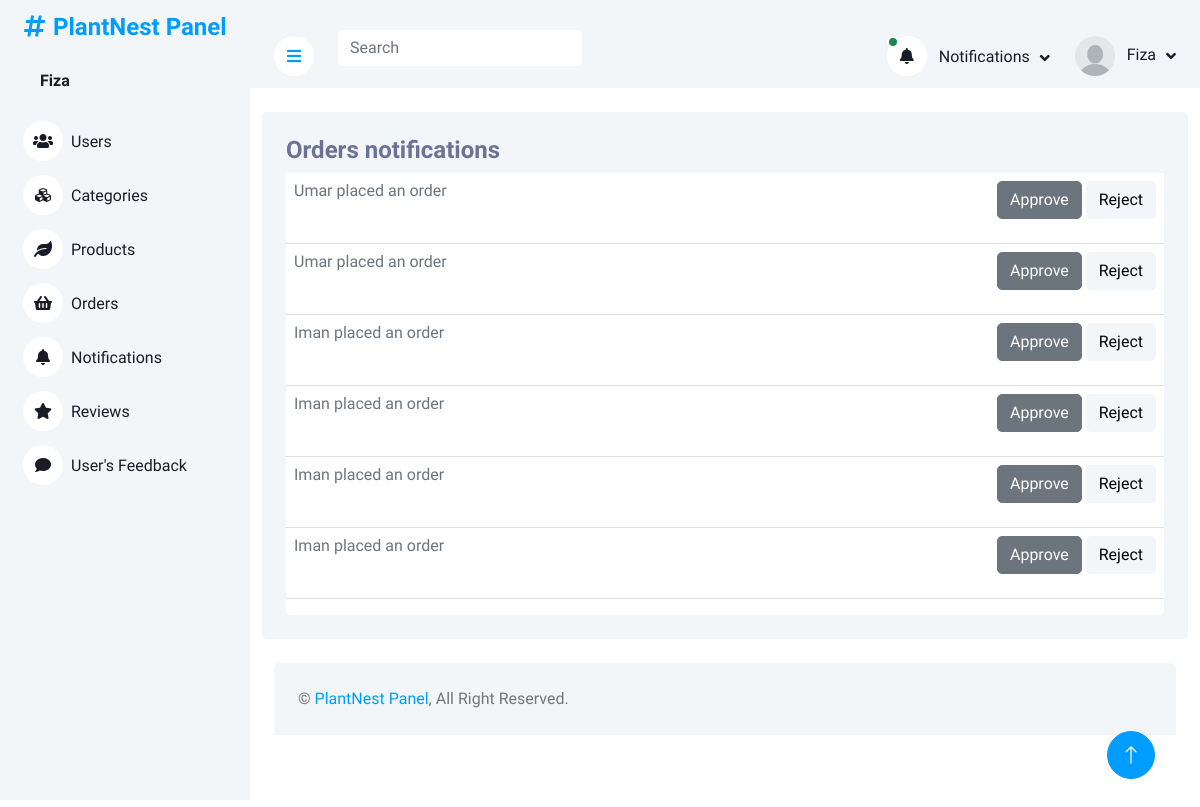
Page /adminPanel/notifications.php (signed in) on the earlier database version.
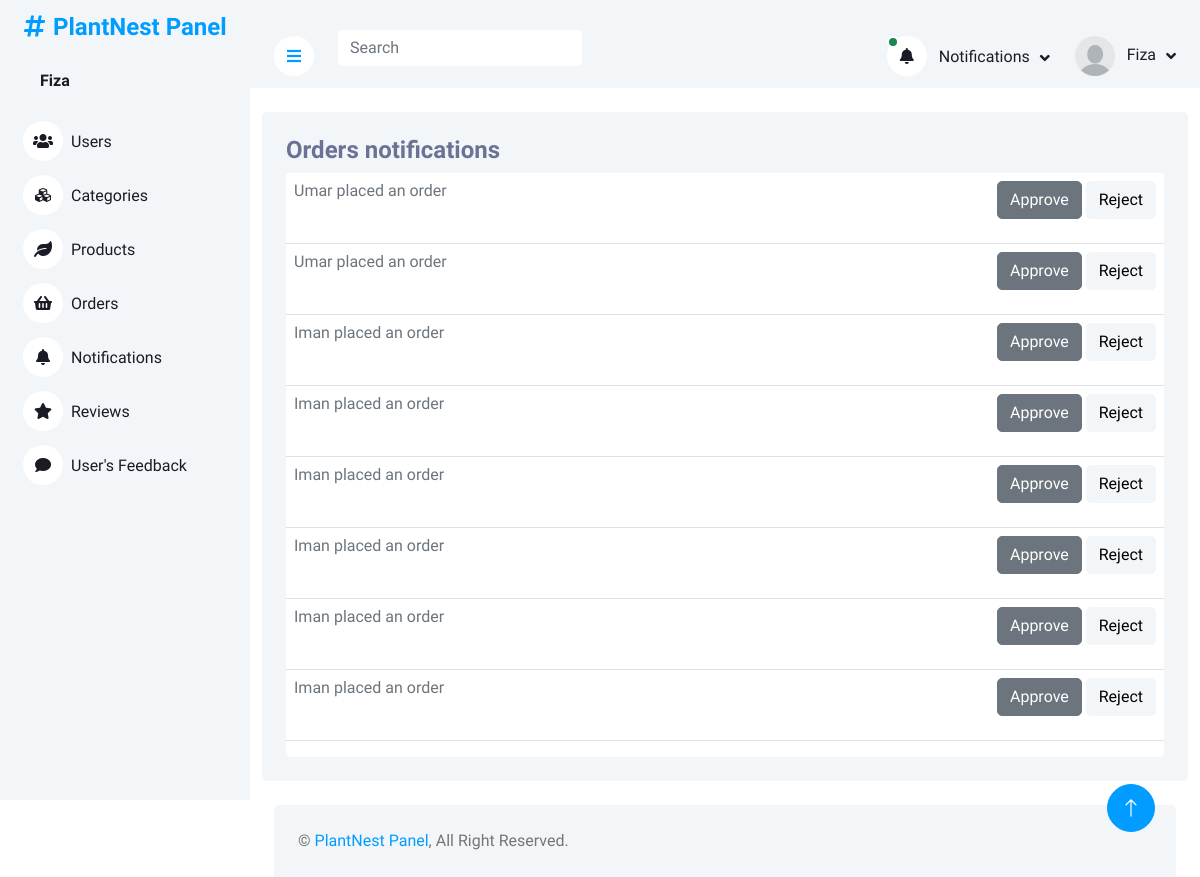
Same page on the later database version.
### tables this page shows
CREATE TABLE `orders` (
  `orderID` int(11) NOT NULL,
  `userID` int(11) DEFAULT NULL,
  `productID` int(11) DEFAULT NULL,
  `productQuantity` varchar(225) DEFAULT NULL,
  `orderDate` timestamp NULL DEFAULT current_timestamp(),
  `totalAmount` varchar(225) DEFAULT NULL,
  `orderStatus` enum('pending','approved','rejected') NOT NULL DEFAULT 'pending'
);

CREATE TABLE `users` (
  `userID` int(11) NOT NULL,
  `firstName` varchar(225) DEFAULT NULL,
  `lastName` varchar(225) DEFAULT NULL,
  `userEmail` varchar(225) NOT NULL,
  `userPassword` varchar(225) DEFAULT NULL
);

### adminPanel/notifications.php (the view, shortened to what the changed rows need)
<?php
include('header_admin.php')
?>
<div class="container pt-4">
    <div class="bg-light rounded p-4">
        <div class="row">
            <div class="col-12">
                <div class="bg-white rounded h-100 ">
                    <div class="table-responsive bg- ">
                        <table class="table">
                            <tbody>
                                <?php
                        $query = $pdo->query("SELECT * from orders INNER JOIN users on orders.userID = users.userID INNER JOIN products on orders.productID = products.productID where orderStatus = 'pending'");
                        $result = $query->fetchAll(PDO::FETCH_ASSOC);
                        foreach($result as $row){
                        ?>
                                <tr class="tr-row">
                                    <td class="d-flex justify-content-around">
                                        <span class="flex-grow-1">
                                            <a href="orders.php" class="link-secondary">
                                                <?php echo ucfirst($row['firstName'])?>
                                                placed an order
                                            </a>
                                        </span>
                                        <form method="post">
                                            <button class="approve-btn btn btn-secondary"
                                                name='order-approve-btn'
                                                onclick="approveRow(this)">Approve</button>
                                            <button class="reject-btn btn btn-light"
                                                name='order-reject-btn'
                                                onclick="rejectRow(this)">Reject</button>
                                        </form>
                                    </td>
                                </tr>
                                <?php
                        }if(empty($result)){
                            ?>
                                <tr>
                                    <td class="d-flex justify-content-center p-5">
                                            <p>
                                                No Orders
                                            </p>
                                    </td>
                                </tr>
                                <?php
                        }
                                       ?>
                            </tbody>
                        </table>
                    </div>
                </div>
            </div>
        </div>
    </div>
</div>
<?php
include('footer.php')
?>

### adminPanel/header_admin.php (shortened to what the changed rows need)
<?php
include("php/query.php");
?>
<!DOCTYPE html>
<html lang="en">
<head>
    <link href="https://cdnjs.cloudflare.com/ajax/libs/font-awesome/5.10.0/css/all.min.css" rel="stylesheet">
    <link href="https://cdn.jsdelivr.net/npm/bootstrap-icons@1.4.1/font/bootstrap-icons.css" rel="stylesheet">
    <link href="lib/owlcarousel/assets/owl.carousel.min.css" rel="stylesheet">
    <link href="lib/tempusdominus/css/tempusdominus-bootstrap-4.min.css" rel="stylesheet" />
    <link href="css/bootstrap.min.css" rel="stylesheet">
    <link href="css/style.css" rel="stylesheet">
</head>
<body>
    <div class="container-xxl position-relative bg-white d-flex p-0">
        <div class="sidebar pe-4 pb-3">
            <nav class="navbar bg-light navbar-light">
                <div class="d-flex align-items-center ms-4 mb-4">
                    <div class="ms-3">
                    <?php
                                 if(isset($_SESSION['Admin'])){
                                    $admin = $_SESSION['Admin'];
                                 foreach($admin as $value){
                                    $U_ID =   $value['adminID'];
                                  $query = $pdo->prepare("SELECT * FROM admins WHERE adminID = :iD ");
                                  $query->bindParam(':iD',  $U_ID);
                                  $query->execute();
                                  $result = $query->fetch(PDO::FETCH_ASSOC);
                        ?>
                         <h6 class="mb-0">
                             <span><?php echo ucfirst($result['adminName'])?></span>
                            </h6>
</span>    <?php
                      };
                    }
                        ?>
                    </div>
                </div>
            </nav>
        </div>
        <div class="content">
            <nav class="navbar navbar-expand bg-light navbar-light sticky-top px-4 py-0">
                <div class="navbar-nav align-items-center ms-auto">
                    <div class="nav-item dropdown">
                        <a href="#" class="nav-link dropdown-toggle" data-bs-toggle="dropdown">
                        <?php
                                 if(isset($_SESSION['Admin'])){
                                    $admin = $_SESSION['Admin'];
                                 foreach($admin as $value){
                                    $U_ID =   $value['adminID'];
                                  $query = $pdo->prepare("SELECT * FROM admins WHERE adminID = :iD ");
                                  $query->bindParam(':iD',  $U_ID);
                                  $query->execute();
                                  $result = $query->fetch(PDO::FETCH_ASSOC);
                              if($result['adminImage']){
                        ?>
                        <img class="rounded-circle me-lg-2" src="img/<?php echo $result['adminImage'] ?>" alt="" style="width: 40px; height: 40px;">
                            <?php
                              }else if(empty($result['adminImage'])){
                                ?>
                        <img class="rounded-circle me-lg-2" src="img/user.jpg" alt="" style="width: 40px; height: 40px;">
                                <?php
                              }
                            ?>
                                <span class="d-none d-lg-inline-flex">
                                    <?php echo ucfirst($result['adminName']) ?>
                                </span>
                                <?php
                            }
                        }
                            ?>
                        </a>
                    </div>
                </div>
            </nav>

Differences in the rows shown:
added orders: userID.firstName "Iman"
added orders: userID.firstName "Iman"
